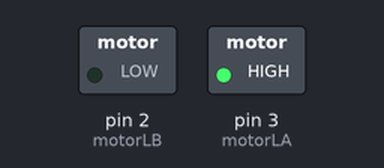
The sketch below on a simulated Arduino Uno, built with avr-gcc and run on an emulated ATmega328P. On the bench: switched loads named in the sketch (green lamp = pin HIGH). Pins used as bus, display or sensor lines are not drawn.

Above: at 0.1 s.
Timing chart, 0 to 1.6 s (numbered marks = the images above):
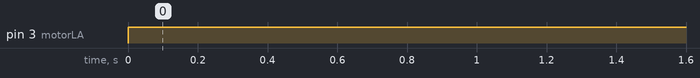

The sketch:

Comp207_MotorTest_Test_Code.ino
```cpp
int motorRA = 1;
int motorRB = 0;
int motorLA = 3;
int motorLB = 2;
int motorSpeed = 30;

void setup() {
  Serial.begin(9600);
  pinMode(motorLA, OUTPUT);
  pinMode(motorLB, OUTPUT);
  pinMode(motorRA, OUTPUT);
  pinMode(motorRB, OUTPUT);
}

void loop() {
     motorTest();
  }

void motorTest() {  //Tests the motors
  digitalWrite(motorRA, HIGH);
  digitalWrite(motorRB, LOW);
  digitalWrite(motorLA, HIGH);
  digitalWrite(motorLB, LOW);
}
```

Measured:
- by itself, pin 3 (motorLA): LOW → HIGH at 0.00 s
